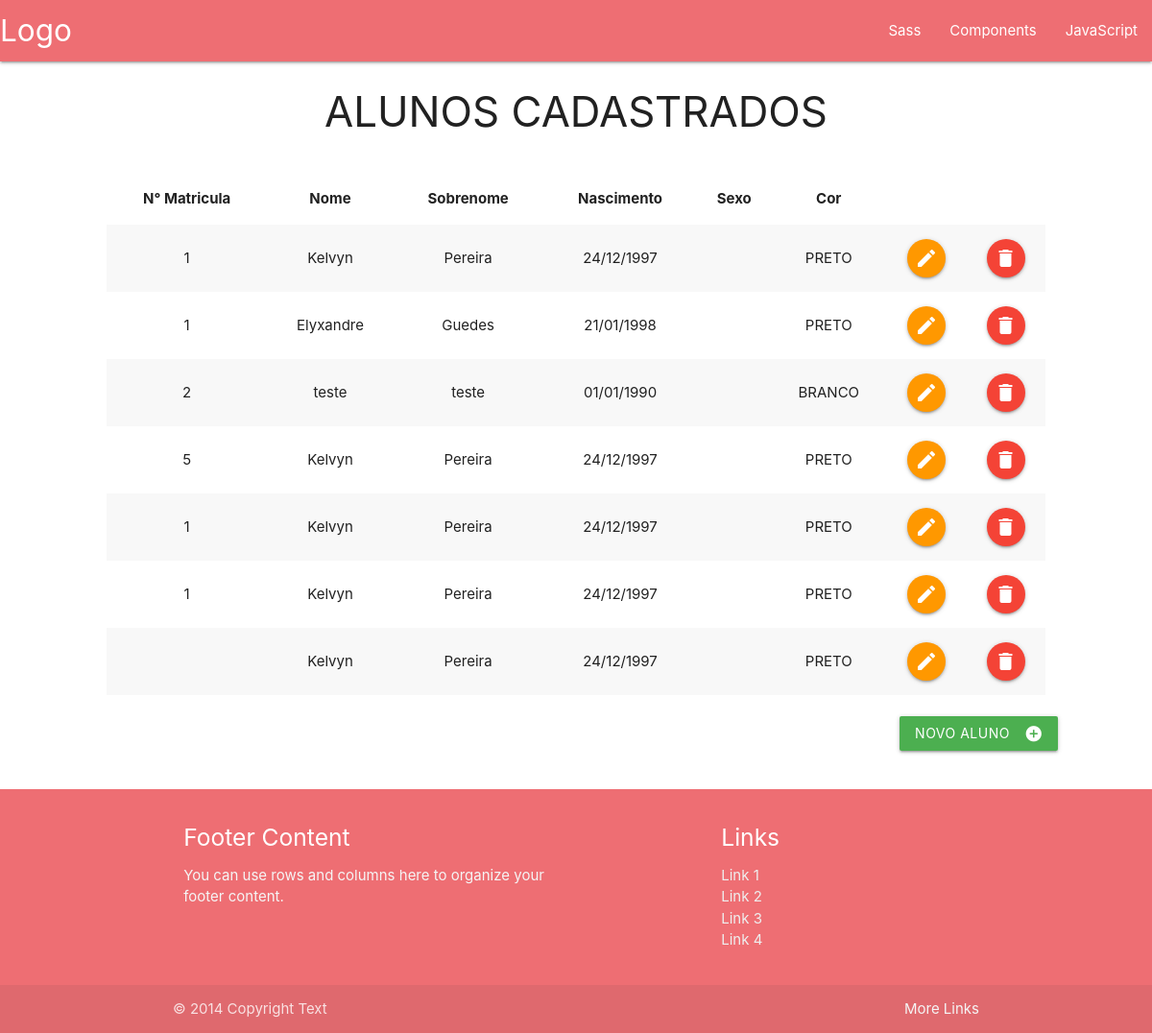
The page /view/listar-alunos.php on the database as committed earlier.
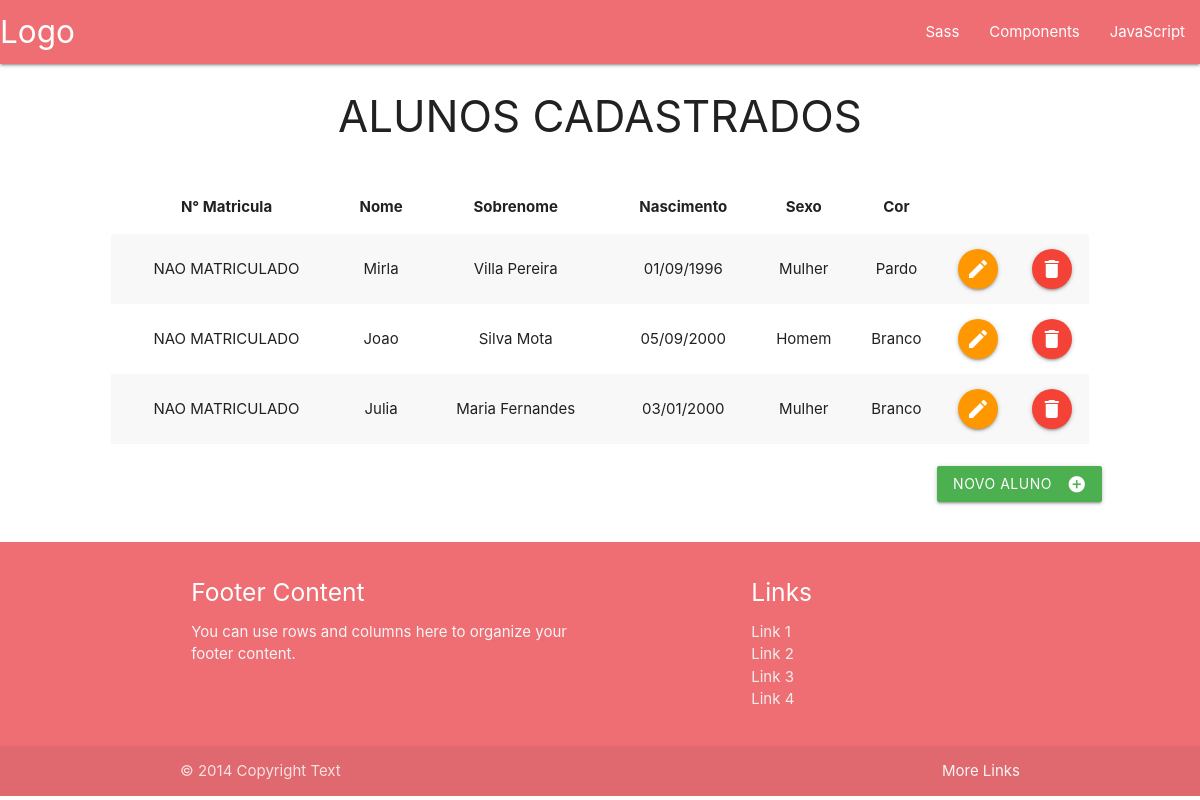
The same page on the database as committed later.
### tables this page shows
CREATE TABLE IF NOT EXISTS `alunos` (
  `id_aluno` int(11) NOT NULL AUTO_INCREMENT,
  `matricula_aluno` varchar(255) DEFAULT NULL,
  `nome_aluno` varchar(32) NOT NULL,
  `sobrenome_aluno` varchar(24) NOT NULL,
  `nascimento_aluno` varchar(10) NOT NULL,
  `sexo_aluno` varchar(15) NOT NULL,
  `cpf_aluno` varchar(24) NOT NULL,
  `fone_fixo_aluno` varchar(24) NOT NULL,
  `fone_pessoal_aluno` varchar(24) NOT NULL,
  `email_aluno` varchar(35) NOT NULL,
  `cor_aluno` varchar(16) NOT NULL,
  `numero_endereco_aluno` varchar(12) NOT NULL,
  `rua_endereco_aluno` varchar(32) NOT NULL,
  `bairro_endereco_aluno` varchar(15) NOT NULL,
  `cidade_endereco_aluno` varchar(15) NOT NULL,
  `estado_endereco_aluno` varchar(15) NOT NULL,
  `pais_endereco_aluno` varchar(15) NOT NULL,
  `cep_endereco_aluno` varchar(15) NOT NULL,
  PRIMARY KEY (`id_aluno`)
);

### model/Aluno/AlunoDao.class.php (called while the page is built, shortened)
<?php
class AlunoDao implements InterfaceAluno {
    public function listarAlunos() {
        $db_conexao = new Database();
        $conn = $db_conexao->dbConexao();
        $stmt = $conn->prepare("SELECT * FROM `alunos`");
        try {
            $stmt->execute();
            $result = $stmt->fetchAll(PDO::FETCH_ASSOC);
            return $result;
        } catch (Exception $e) {
            echo "Erro: ".$e;
        }
    }
}

### controller/AlunoController.class.php (called while the page is built, shortened)
<?php
include_once __DIR__ . '/../model/Aluno/AlunoDao.class.php';
class AlunoController implements InterfaceAluno {
    public function listarAlunos() {
        $listar = new AlunoDao();
        return $listar->listarAlunos();
    }
}

### view/listar-alunos.php (the view)
<?php
include_once __DIR__ . '/../assets/header.php';
include_once __DIR__ . '/../controller/AlunoController.class.php';
$listar = new AlunoController();
$listaAlunos = $listar->listarAlunos();
?>
<div class="row">
    <div id="listar-aluno" class="col l12 m12">
        <?php
        include_once __DIR__ . './listaAlunos.view.php';
        foreach ($listaAlunos as $dado):
            ?>
            <td><?php echo $dado['matricula_aluno']; ?></td>
            <td><?php echo $dado['nome_aluno']; ?></td>
            <td><?php echo $dado['sobrenome_aluno']; ?></td>
            <td><?php
                $nascimento = $dado['nascimento_aluno'];
                echo date("d/m/Y", strtotime($nascimento));
                ?></td>
            <td><?php echo $dado['sexo_aluno']; ?></td>
            <td><?php echo $dado['cor_aluno']; ?></td>
            <td>
                <a href="editar-aluno.php?id=<?php echo $dado['id_aluno']; ?>" type="hidden" name="id" class="btn-floating btn-medium waves-effect waves-light orange"><i class="material-icons">edit</i></a>
            </td>
            <td><a class="btn-floating btn-medium waves-effect waves-light red"><i class="material-icons">delete</i></a>
            </td>
            </tr>
            <?php
        endforeach;
        ?>
        </tbody>
        </table>
        <div class="col l3 offset-l10"></br>
            <a class="waves-effect waves-light btn green" href="cadastrar-aluno.php"><i class="material-icons right">add_circle</i>Novo Aluno</a>
        </div>
    </div>
</div>
</div>
</div>
<?php
include_once __DIR__ . '/../assets/footer.php';
?>

### assets/header.php (shortened to what this page needs)
<!DOCTYPE html>
<html>
    <head>
        <link rel="stylesheet" href="https://cdnjs.cloudflare.com/ajax/libs/materialize/1.0.0/css/materialize.min.css">
    </head>
    <body>
        <nav>
            <div class="nav-wrapper">
                <a href="../index.php" class="brand-logo">Logo</a>
                <ul id="nav-mobile" class="right hide-on-med-and-down">
                    <li><a href="sass.html">Sass</a></li>
                    <li><a href="badges.html">Components</a></li>
                    <li><a href="collapsible.html">JavaScript</a></li>
                </ul>
            </div>
        </nav>

### view/listaAlunos.view.php
<div class="center"><h3>ALUNOS CADASTRADOS</h3></div>
<br>
<div class="row">
    <div class="col l10 m12 offset-l1">
        <table class="col centered striped">
            <thead>
                <tr>
                    <th>N° Matricula</th>
                    <th>Nome</th>
                    <th>Sobrenome</th>
                    <th>Nascimento</th>
                    <th>Sexo</th>
                    <th>Cor</th>
                    <th></th>
                    <th></th>
                </tr>
            </thead>
            <tbody>
                <tr>

### assets/footer.php (shortened to what this page needs)
<footer class="page-footer">
    <div class="container">
        <div class="row">
            <div class="col l6 s12">
                <h5 class="white-text">Footer Content</h5>
                <p class="grey-text text-lighten-4">You can use rows and columns here to organize your footer content.</p>
            </div>
            <div class="col l4 offset-l2 s12">
                <h5 class="white-text">Links</h5>
                <ul>
                    <li><a class="grey-text text-lighten-3" href="#!">Link 1</a></li>
                    <li><a class="grey-text text-lighten-3" href="#!">Link 2</a></li>
                    <li><a class="grey-text text-lighten-3" href="#!">Link 3</a></li>
                    <li><a class="grey-text text-lighten-3" href="#!">Link 4</a></li>
                </ul>
            </div>
        </div>
    </div>
    <div class="footer-copyright">
        <div class="container">
            © 2014 Copyright Text
            <a class="grey-text text-lighten-4 right" href="#!">More Links</a>
        </div>
    </div>
</footer>
</body>
</html>

Rows that differ between the two databases and show on the page:
removed alunos: matricula_aluno "1", nome_aluno "Kelvyn", sobrenome_aluno "Pereira", nascimento_aluno "24/12/1997", cor_aluno "PRETO"
removed alunos: matricula_aluno "1", nome_aluno "Elyxandre", sobrenome_aluno "Guedes", nascimento_aluno "21/01/1998", cor_aluno "PRETO"
removed alunos: matricula_aluno "2", nome_aluno "teste", sobrenome_aluno "teste", nascimento_aluno "01/01/1990", cor_aluno "BRANCO"
removed alunos: matricula_aluno "5", nome_aluno "Kelvyn", sobrenome_aluno "Pereira", nascimento_aluno "24/12/1997", cor_aluno "PRETO"
removed alunos: matricula_aluno "1", nome_aluno "Kelvyn", sobrenome_aluno "Pereira", nascimento_aluno "24/12/1997", cor_aluno "PRETO"
removed alunos: matricula_aluno "1", nome_aluno "Kelvyn", sobrenome_aluno "Pereira", nascimento_aluno "24/12/1997", cor_aluno "PRETO"
removed alunos: nome_aluno "Kelvyn", sobrenome_aluno "Pereira", nascimento_aluno "24/12/1997", cor_aluno "PRETO"
added alunos: matricula_aluno "NAO MATRICULADO", nome_aluno "Mirla", sobrenome_aluno "Villa Pereira", nascimento_aluno "01/09/1996", sexo_aluno "Mulher", cor_aluno "Pardo"
added alunos: matricula_aluno "NAO MATRICULADO", nome_aluno "Joao", sobrenome_aluno "Silva Mota", nascimento_aluno "05/09/2000", sexo_aluno "Homem", cor_aluno "Branco"
added alunos: matricula_aluno "NAO MATRICULADO", nome_aluno "Julia", sobrenome_aluno "Maria Fernandes", nascimento_aluno "03/01/2000", sexo_aluno "Mulher", cor_aluno "Branco"
